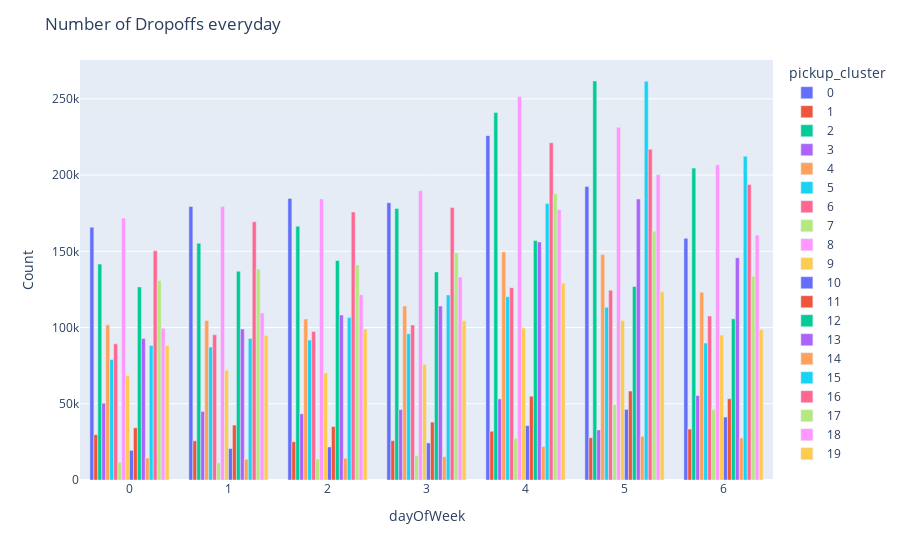

Here is the notebook cell this chart was saved with:
### Code cell
# Plot 
temp = (df.groupby(['dropoff_cluster', 'dayOfWeek'])['medallion'].count())
temp = temp.reset_index()
temp["dropoff_cluster"] = temp["dropoff_cluster"].astype(str)
px.bar(temp, x='dayOfWeek', y='medallion', color='dropoff_cluster',
       barmode='group', labels={'medallion': 'Count'})
fig.update_layout(title_text="Number of Dropoffs everyday")

### Figure 1 — Plotly figure (JSON) as saved in the notebook; plotly's stock layout.template omitted (floating-point values rounded to 4 significant figures)
{"data": [{"alignmentgroup": "True", "hovertemplate": "pickup_cluster=0<br>dayOfWeek=%{x}<br>Count=%{y}<extra></extra>", "legendgroup": "0", "marker": {"color": "#636efa", "pattern": {"shape": ""}}, "name": "0", "offsetgroup": "0", "orientation": "v", "showlegend": true, "textposition": "auto", "type": "bar", "x": [0, 1, 2, 3, 4, 5, 6], "xaxis": "x", "y": [165792, 179446, 184697, 181875, 225873, 192454, 158504], "yaxis": "y"}, {"alignmentgroup": "True", "hovertemplate": "pickup_cluster=1<br>dayOfWeek=%{x}<br>Count=%{y}<extra></extra>", "legendgroup": "1", "marker": {"color": "#EF553B", "pattern": {"shape": ""}}, "name": "1", "offsetgroup": "1", "orientation": "v", "showlegend": true, "textposition": "auto", "type": "bar", "x": [0, 1, 2, 3, 4, 5, 6], "xaxis": "x", "y": [29730, 25712, 25136, 25814, 31978, 27737, 33402], "yaxis": "y"}, {"alignmentgroup": "True", "hovertemplate": "pickup_cluster=2<br>dayOfWeek=%{x}<br>Count=%{y}<extra></extra>", "legendgroup": "2", "marker": {"color": "#00cc96", "pattern": {"shape": ""}}, "name": "2", "offsetgroup": "2", "orientation": "v", "showlegend": true, "textposition": "auto", "type": "bar", "x": [0, 1, 2, 3, 4, 5, 6], "xaxis": "x", "y": [141627, 155365, 166472, 178069, 240996, 261711, 204576], "yaxis": "y"}, {"alignmentgroup": "True", "hovertemplate": "pickup_cluster=3<br>dayOfWeek=%{x}<br>Count=%{y}<extra></extra>", "legendgroup": "3", "marker": {"color": "#ab63fa", "pattern": {"shape": ""}}, "name": "3", "offsetgroup": "3", "orientation": "v", "showlegend": true, "textposition": "auto", "type": "bar", "x": [0, 1, 2, 3, 4, 5, 6], "xaxis": "x", "y": [50341, 44982, 43400, 46196, 53213, 32829, 55411], "yaxis": "y"}, {"alignmentgroup": "True", "hovertemplate": "pickup_cluster=4<br>dayOfWeek=%{x}<br>Count=%{y}<extra></extra>", "legendgroup": "4", "marker": {"color": "#FFA15A", "pattern": {"shape": ""}}, "name": "4", "offsetgroup": "4", "orientation": "v", "showlegend": true, "textposition": "auto", "type": "bar", "x": [0, 1, 2, 3, 4, 5, 6], "xaxis": "x", "y": [101782, 104663, 105641, 114166, 149618, 147850, 123147], "yaxis": "y"}, {"alignmentgroup": "True", "hovertemplate": "pickup_cluster=5<br>dayOfWeek=%{x}<br>Count=%{y}<extra></extra>", "legendgroup": "5", "marker": {"color": "#19d3f3", "pattern": {"shape": ""}}, "name": "5", "offsetgroup": "5", "orientation": "v", "showlegend": true, "textposition": "auto", "type": "bar", "x": [0, 1, 2, 3, 4, 5, 6], "xaxis": "x", "y": [79067, 87172, 91802, 95982, 120264, 113328, 89807], "yaxis": "y"}, {"alignmentgroup": "True", "hovertemplate": "pickup_cluster=6<br>dayOfWeek=%{x}<br>Count=%{y}<extra></extra>", "legendgroup": "6", "marker": {"color": "#FF6692", "pattern": {"shape": ""}}, "name": "6", "offsetgroup": "6", "orientation": "v", "showlegend": true, "textposition": "auto", "type": "bar", "x": [0, 1, 2, 3, 4, 5, 6], "xaxis": "x", "y": [89322, 95239, 97392, 101711, 126150, 124541, 107551], "yaxis": "y"}, {"alignmentgroup": "True", "hovertemplate": "pickup_cluster=7<br>dayOfWeek=%{x}<br>Count=%{y}<extra></extra>", "legendgroup": "7", "marker": {"color": "#B6E880", "pattern": {"shape": ""}}, "name": "7", "offsetgroup": "7", "orientation": "v", "showlegend": true, "textposition": "auto", "type": "bar", "x": [0, 1, 2, 3, 4, 5, 6], "xaxis": "x", "y": [11632, 11295, 13836, 16113, 27339, 49472, 46191], "yaxis": "y"}, {"alignmentgroup": "True", "hovertemplate": "pickup_cluster=8<br>dayOfWeek=%{x}<br>Count=%{y}<extra></extra>", "legendgroup": "8", "marker": {"color": "#FF97FF", "pattern": {"shape": ""}}, "name": "8", "offsetgroup": "8", "orientation": "v", "showlegend": true, "textposition": "auto", "type": "bar", "x": [0, 1, 2, 3, 4, 5, 6], "xaxis": "x", "y": [171801, 179343, 184345, 189652, 251530, 231385, 206766], "yaxis": "y"}, {"alignmentgroup": "True", "hovertemplate": "pickup_cluster=9<br>dayOfWeek=%{x}<br>Count=%{y}<extra></extra>", "legendgroup": "9", "marker": {"color": "#FECB52", "pattern": {"shape": ""}}, "name": "9", "offsetgroup": "9", "orientation": "v", "showlegend": true, "textposition": "auto", "type": "bar", "x": [0, 1, 2, 3, 4, 5, 6], "xaxis": "x", "y": [68632, 72023, 70201, 75894, 99678, 104631, 95028], "yaxis": "y"}, {"alignmentgroup": "True", "hovertemplate": "pickup_cluster=10<br>dayOfWeek=%{x}<br>Count=%{y}<extra></extra>", "legendgroup": "10", "marker": {"color": "#636efa", "pattern": {"shape": ""}}, "name": "10", "offsetgroup": "10", "orientation": "v", "showlegend": true, "textposition": "auto", "type": "bar", "x": [0, 1, 2, 3, 4, 5, 6], "xaxis": "x", "y": [19455, 20663, 21679, 24329, 35679, 46302, 41298], "yaxis": "y"}, {"alignmentgroup": "True", "hovertemplate": "pickup_cluster=11<br>dayOfWeek=%{x}<br>Count=%{y}<extra></extra>", "legendgroup": "11", "marker": {"color": "#EF553B", "pattern": {"shape": ""}}, "name": "11", "offsetgroup": "11", "orientation": "v", "showlegend": true, "textposition": "auto", "type": "bar", "x": [0, 1, 2, 3, 4, 5, 6], "xaxis": "x", "y": [34279, 36047, 35063, 38003, 54944, 58344, 53292], "yaxis": "y"}, {"alignmentgroup": "True", "hovertemplate": "pickup_cluster=12<br>dayOfWeek=%{x}<br>Count=%{y}<extra></extra>", "legendgroup": "12", "marker": {"color": "#00cc96", "pattern": {"shape": ""}}, "name": "12", "offsetgroup": "12", "orientation": "v", "showlegend": true, "textposition": "auto", "type": "bar", "x": [0, 1, 2, 3, 4, 5, 6], "xaxis": "x", "y": [126663, 136917, 144022, 136463, 157130, 126942, 105739], "yaxis": "y"}, {"alignmentgroup": "True", "hovertemplate": "pickup_cluster=13<br>dayOfWeek=%{x}<br>Count=%{y}<extra></extra>", "legendgroup": "13", "marker": {"color": "#ab63fa", "pattern": {"shape": ""}}, "name": "13", "offsetgroup": "13", "orientation": "v", "showlegend": true, "textposition": "auto", "type": "bar", "x": [0, 1, 2, 3, 4, 5, 6], "xaxis": "x", "y": [92732, 99094, 108183, 114062, 156145, 184274, 145790], "yaxis": "y"}, {"alignmentgroup": "True", "hovertemplate": "pickup_cluster=14<br>dayOfWeek=%{x}<br>Count=%{y}<extra></extra>", "legendgroup": "14", "marker": {"color": "#FFA15A", "pattern": {"shape": ""}}, "name": "14", "offsetgroup": "14", "orientation": "v", "showlegend": true, "textposition": "auto", "type": "bar", "x": [0, 1, 2, 3, 4, 5, 6], "xaxis": "x", "y": [14403, 13603, 14256, 15316, 21972, 28736, 27565], "yaxis": "y"}, {"alignmentgroup": "True", "hovertemplate": "pickup_cluster=15<br>dayOfWeek=%{x}<br>Count=%{y}<extra></extra>", "legendgroup": "15", "marker": {"color": "#19d3f3", "pattern": {"shape": ""}}, "name": "15", "offsetgroup": "15", "orientation": "v", "showlegend": true, "textposition": "auto", "type": "bar", "x": [0, 1, 2, 3, 4, 5, 6], "xaxis": "x", "y": [88192, 92840, 106542, 121357, 181409, 261629, 212362], "yaxis": "y"}, {"alignmentgroup": "True", "hovertemplate": "pickup_cluster=16<br>dayOfWeek=%{x}<br>Count=%{y}<extra></extra>", "legendgroup": "16", "marker": {"color": "#FF6692", "pattern": {"shape": ""}}, "name": "16", "offsetgroup": "16", "orientation": "v", "showlegend": true, "textposition": "auto", "type": "bar", "x": [0, 1, 2, 3, 4, 5, 6], "xaxis": "x", "y": [150329, 169395, 175815, 178764, 221255, 216922, 193849], "yaxis": "y"}, {"alignmentgroup": "True", "hovertemplate": "pickup_cluster=17<br>dayOfWeek=%{x}<br>Count=%{y}<extra></extra>", "legendgroup": "17", "marker": {"color": "#B6E880", "pattern": {"shape": ""}}, "name": "17", "offsetgroup": "17", "orientation": "v", "showlegend": true, "textposition": "auto", "type": "bar", "x": [0, 1, 2, 3, 4, 5, 6], "xaxis": "x", "y": [130925, 138343, 140985, 149114, 187751, 163225, 133601], "yaxis": "y"}, {"alignmentgroup": "True", "hovertemplate": "pickup_cluster=18<br>dayOfWeek=%{x}<br>Count=%{y}<extra></extra>", "legendgroup": "18", "marker": {"color": "#FF97FF", "pattern": {"shape": ""}}, "name": "18", "offsetgroup": "18", "orientation": "v", "showlegend": true, "textposition": "auto", "type": "bar", "x": [0, 1, 2, 3, 4, 5, 6], "xaxis": "x", "y": [99535, 109588, 121534, 133100, 177303, 200247, 160631], "yaxis": "y"}, {"alignmentgroup": "True", "hovertemplate": "pickup_cluster=19<br>dayOfWeek=%{x}<br>Count=%{y}<extra></extra>", "legendgroup": "19", "marker": {"color": "#FECB52", "pattern": {"shape": ""}}, "name": "19", "offsetgroup": "19", "orientation": "v", "showlegend": true, "textposition": "auto", "type": "bar", "x": [0, 1, 2, 3, 4, 5, 6], "xaxis": "x", "y": [88207, 94729, 98967, 104417, 129067, 123488, 98717], "yaxis": "y"}], "layout": {"barmode": "group", "legend": {"title": {"text": "pickup_cluster"}, "tracegroupgap": 0}, "margin": {"t": 60}, "title": {"text": "Number of Dropoffs everyday"}, "xaxis": {"anchor": "y", "domain": [0, 1], "title": {"text": "dayOfWeek"}}, "yaxis": {"anchor": "x", "domain": [0, 1], "title": {"text": "Count"}}}}
